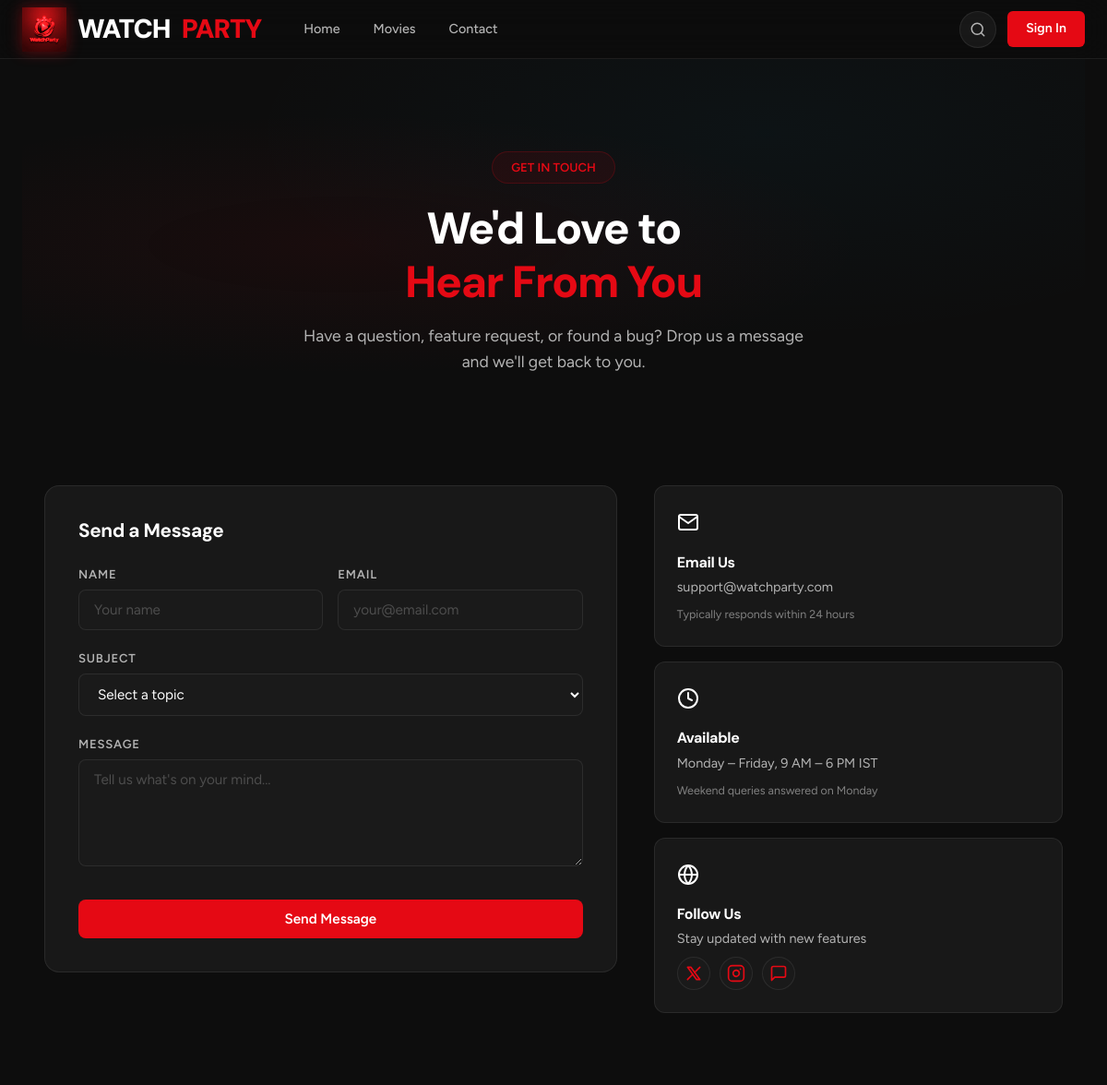
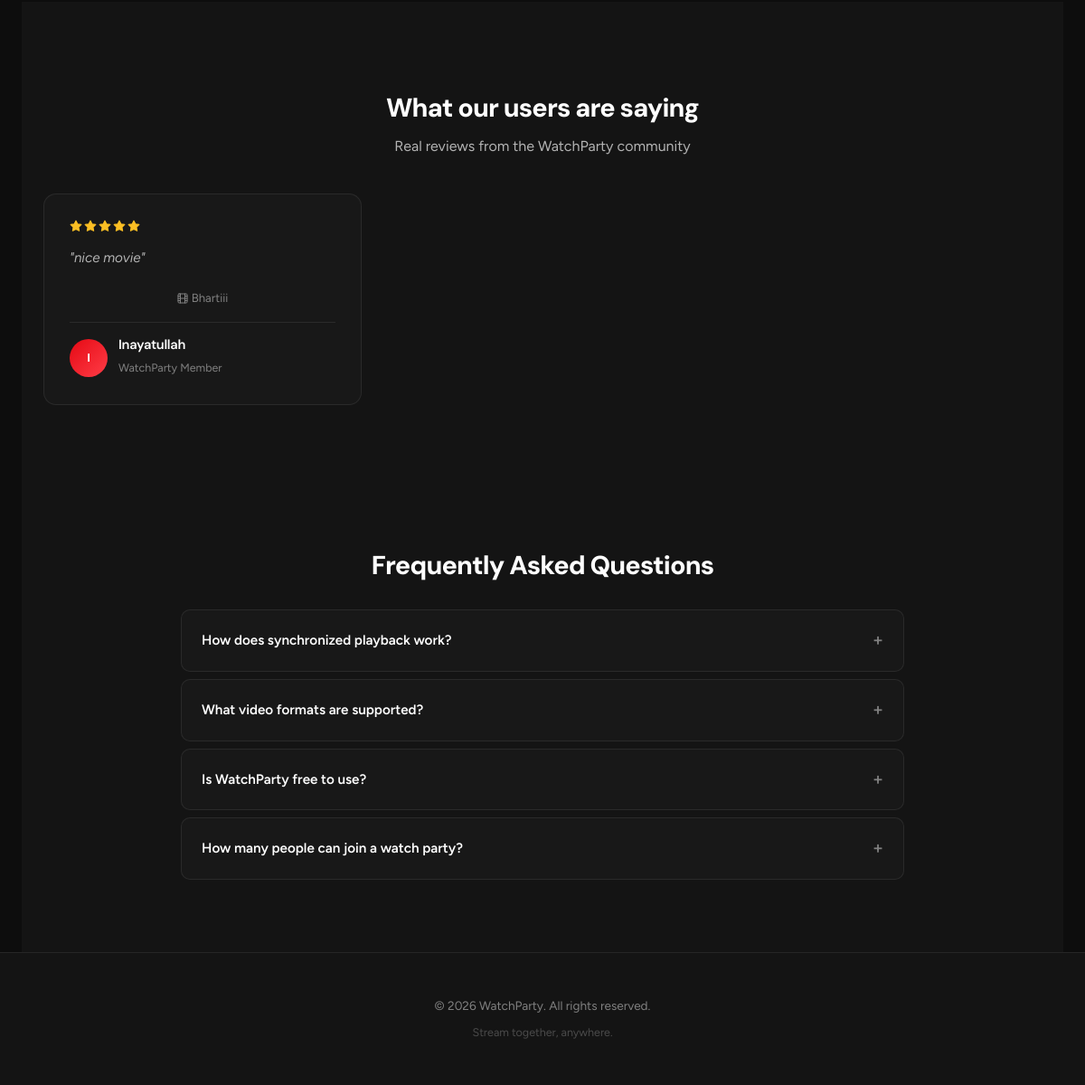
The app's page /contact with its own data (2 pictures, top to bottom).
### models.py (models this page shows, shortened)
class Rating(db.Model):
    id = db.Column(db.Integer, primary_key=True)
    user_id = db.Column(db.Integer, db.ForeignKey("user.id"), nullable=False)
    video_id = db.Column(db.Integer, db.ForeignKey("video.id"), nullable=False)
    score = db.Column(db.Integer, nullable=False)  # 1-5
    review = db.Column(db.Text, nullable=True)
    created_at = db.Column(db.DateTime, default=datetime.utcnow)
    __table_args__ = (
        db.UniqueConstraint("user_id", "video_id", name="unique_user_video_rating"),
    )

class Video(db.Model):
    id = db.Column(db.Integer, primary_key=True)
    title = db.Column(db.String(200), nullable=False)
    filename = db.Column(db.String(500), nullable=False)
    poster_filename = db.Column(db.String(500), nullable=True)
    genre = db.Column(db.String(100), nullable=True, default="")
    subtitle_filename = db.Column(db.String(500), nullable=True)
    upload_date = db.Column(db.DateTime, default=datetime.utcnow)
    ratings = db.relationship("Rating", backref="video", lazy=True)

class User(db.Model):
    id = db.Column(db.Integer, primary_key=True)
    username = db.Column(db.String(120), unique=True, nullable=False)
    name = db.Column(db.String(100), nullable=True)
    email = db.Column(db.String(120), unique=True, nullable=False)
    email_verified = db.Column(db.Boolean, default=False)
    password_hash = db.Column(db.String(128), nullable=True)
    google_id = db.Column(db.String(120), unique=True, nullable=True)
    is_blocked = db.Column(db.Boolean, default=False)
    bio = db.Column(db.String(300), nullable=True, default="")
    avatar_filename = db.Column(db.String(500), nullable=True)
    theme = db.Column(db.String(20), nullable=True, default="dark")
    created_at = db.Column(db.DateTime, default=datetime.utcnow)
    ratings = db.relationship("Rating", backref="user", lazy=True)
    watch_history = db.relationship("WatchHistory", backref="user", lazy=True)

### app.py (the view, shortened to what this page needs)
@app.route("/contact", methods=["GET", "POST"])
def contact():
    reviews = (
        db.session.query(Rating, User, Video)
        .join(User, Rating.user_id == User.id)
        .join(Video, Rating.video_id == Video.id)
        .filter(Rating.review != None, Rating.review != "")
        .order_by(Rating.created_at.desc())
        .limit(12)
        .all()
    )
    return render_template("contact.html", user=get_current_user(), reviews=reviews)

### app.py (called while the page is built, shortened)
def _get_csrf_token():
    token = session.get("csrf_token")
    if not token:
        token = secrets.token_urlsafe(32)
        session["csrf_token"] = token
    return token

@app.context_processor
def inject_csrf_token():
    return {"csrf_token": _get_csrf_token}

@app.before_request
def protect_from_csrf():
    if request.method not in {"POST", "PUT", "PATCH", "DELETE"}:
        return None

@app.after_request
def apply_security_headers(response):
    response.headers["X-Content-Type-Options"] = "nosniff"
    response.headers["X-Frame-Options"] = "SAMEORIGIN"
    response.headers["Referrer-Policy"] = "strict-origin-when-cross-origin"
    response.headers["Permissions-Policy"] = (
        "camera=(), microphone=(), geolocation=(), payment=()"
    )
    if IS_PRODUCTION and request.is_secure:
        response.headers["Strict-Transport-Security"] = "max-age=31536000; includeSubDomains"
    return response

def get_current_user():
    user_id = session.get("user_id")
    if user_id:
        return User.query.get(user_id)
    return None

### templates/contact.html (shortened to what this page needs)
{% extends "base.html" %}
{% block content %}
<section class="contact-hero">
    <div class="contact-hero-bg"></div>
    <div class="contact-hero-content">
        <span class="contact-badge">GET IN TOUCH</span>
        <h1>We'd Love to<br><span>Hear From You</span></h1>
        <p>Have a question, feature request, or found a bug? Drop us a message and we'll get back to you.</p>
    </div>
</section>
<section class="contact-section">
    <div class="container">
        <div class="contact-grid">
            <div class="contact-form-wrapper">
                <h3 style="margin-bottom: 24px; font-size: 1.3rem;">Send a Message</h3>
                <form action="{{ url_for('contact') }}" method="POST" class="contact-form">
                    <div class="form-row">
                        <div class="form-group">
                            <label for="name">Name</label>
                            <input type="text" name="name" placeholder="Your name" required>
                        </div>
                        <div class="form-group">
                            <label for="email">Email</label>
                            <input type="email" name="email" placeholder="your@email.com" required>
                        </div>
                    </div>
                    <div class="form-group">
                        <label for="subject">Subject</label>
                        <select name="subject" required>
                            <option value="" disabled selected>Select a topic</option>
                        </select>
                    </div>
                    <div class="form-group">
                        <label for="message">Message</label>
                        <textarea name="message" placeholder="Tell us what's on your mind..." rows="5" required></textarea>
                    </div>
                    <button type="submit" class="btn btn-primary contact-submit-btn">Send Message</button>
                </form>
            </div>
            <div class="contact-info-wrapper">
                <div class="contact-info-card">
                    <div class="contact-info-icon"><svg width="24" height="24" viewBox="0 0 24 24" fill="none" stroke="currentColor" stroke-width="2" stroke-linecap="round" stroke-linejoin="round"><path d="M4 4h16c1.1 0 2 .9 2 2v12c0 1.1-.9 2-2 2H4c-1.1 0-2-.9-2-2V6c0-1.1.9-2 2-2z"></path><polyline points="22,6 12,13 2,6"></polyline></svg></div>
                    <h3>Email Us</h3>
                    <p>support@watchparty.com</p>
                    <span class="contact-response-time">Typically responds within 24 hours</span>
                </div>
                <div class="contact-info-card">
                    <div class="contact-info-icon"><svg width="24" height="24" viewBox="0 0 24 24" fill="none" stroke="currentColor" stroke-width="2" stroke-linecap="round" stroke-linejoin="round"><circle cx="12" cy="12" r="10"></circle><polyline points="12 6 12 12 16 14"></polyline></svg></div>
                    <h3>Available</h3>
                    <p>Monday – Friday, 9 AM – 6 PM IST</p>
                    <span class="contact-response-time">Weekend queries answered on Monday</span>
                </div>
                <div class="contact-info-card">
                    <div class="contact-info-icon"></div>
                    <h3>Follow Us</h3>
                    <p>Stay updated with new features</p>
                    <div class="social-links">
                        <a href="#" class="social-link" title="Twitter" style="display:flex; justify-content:center; align-items:center;"><svg width="20" height="20" viewBox="0 0 24 24" fill="none" stroke="currentColor" stroke-width="2" stroke-linecap="round" stroke-linejoin="round"><path d="M4 4l11.733 16h4.267l-11.733 -16z"></path><path d="M4 20l6.768 -6.768m2.46 -2.46l6.772 -6.772"></path></svg></a>
                        <a href="#" class="social-link" title="Instagram" style="display:flex; justify-content:center; align-items:center;"></a>
                        <a href="#" class="social-link" title="Discord" style="display:flex; justify-content:center; align-items:center;"><svg width="20" height="20" viewBox="0 0 24 24" fill="none" stroke="currentColor" stroke-width="2" stroke-linecap="round" stroke-linejoin="round"><path d="M21 15a2 2 0 0 1-2 2H7l-4 4V5a2 2 0 0 1 2-2h14a2 2 0 0 1 2 2v10z"></path></svg></a>
                    </div>
                </div>
            </div>
        </div>
    </div>
</section>
{% if reviews %}
<section class="testimonials-section">
    <div class="container">
        <h2 class="section-title" style="text-align: center;">What our users are saying</h2>
        <p class="section-subtitle" style="text-align: center;">Real reviews from the WatchParty community</p>
        <div class="testimonials-grid">
            {% for rating, u, video in reviews %}
            <div class="testimonial-card">
                <div class="testimonial-stars">
                    {% for i in range(rating.score) %}<svg width="14" height="14" viewBox="0 0 24 24" fill="currentColor" stroke="currentColor" stroke-width="2" stroke-linecap="round" stroke-linejoin="round" style="color:#FBBF24;"><polygon points="12 2 15.09 8.26 22 9.27 17 14.14 18.18 21.02 12 17.77 5.82 21.02 7 14.14 2 9.27 8.91 8.26 12 2"></polygon></svg>{% endfor %}
                </div>
                <p class="testimonial-text">"{{ rating.review }}"</p>
                <p class="testimonial-movie-tag" style="display:flex; align-items:center; gap:4px; justify-content:center;"> {{ video.title }}</p>
                <div class="testimonial-author">
                    <div class="testimonial-avatar" style="background: linear-gradient(135deg, var(--primary), var(--primary-light));">
                        <span>{{ (u.name or u.username)[0]|upper }}{{ (u.name or u.username).split(' ')[-1][0]|upper if ' ' in (u.name or u.username) else '' }}</span>
                    </div>
                    <div class="testimonial-info">
                        <h4>{{ u.name or u.username }}</h4>
                        <span>WatchParty Member</span>
                    </div>
                </div>
            </div>
            {% endfor %}
        </div>
    </div>
</section>
{% endif %}
<section class="faq-section">
    <div class="container">
        <h2 class="section-title" style="text-align: center;">Frequently Asked Questions</h2>
        <div class="faq-grid">
            <div class="faq-item">
                <div class="faq-question" onclick="this.parentElement.classList.toggle('open'); const a = this.nextElementSibling; a.style.maxHeight = a.style.maxHeight ? null : a.scrollHeight + 'px';">
                    <span>How does synchronized playback work?</span>
                    <span class="faq-toggle">+</span>
                </div>
            </div>
            <div class="faq-item">
                <div class="faq-question" onclick="this.parentElement.classList.toggle('open'); const a = this.nextElementSibling; a.style.maxHeight = a.style.maxHeight ? null : a.scrollHeight + 'px';">
                    <span>What video formats are supported?</span>
                    <span class="faq-toggle">+</span>
                </div>
            </div>
            <div class="faq-item">
                <div class="faq-question" onclick="this.parentElement.classList.toggle('open'); const a = this.nextElementSibling; a.style.maxHeight = a.style.maxHeight ? null : a.scrollHeight + 'px';">
                    <span>Is WatchParty free to use?</span>
                    <span class="faq-toggle">+</span>
                </div>
            </div>
            <div class="faq-item">
                <div class="faq-question" onclick="this.parentElement.classList.toggle('open'); const a = this.nextElementSibling; a.style.maxHeight = a.style.maxHeight ? null : a.scrollHeight + 'px';">
                    <span>How many people can join a watch party?</span>
                    <span class="faq-toggle">+</span>
                </div>
            </div>
        </div>
    </div>
</section>
{% endblock %}

### records on screen
Rating: score 5 (drawn), review "nice movie", title "Bhartiii", name "Inayatullah"
User: name "I"
